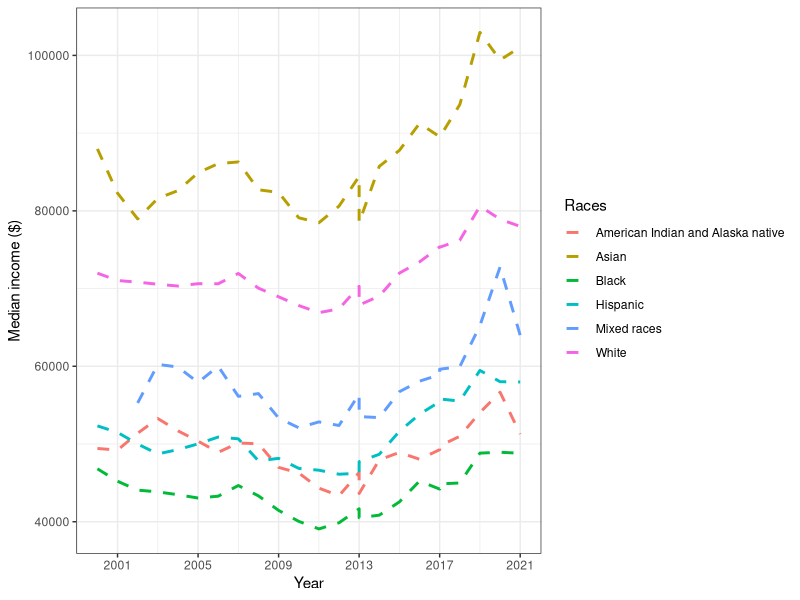
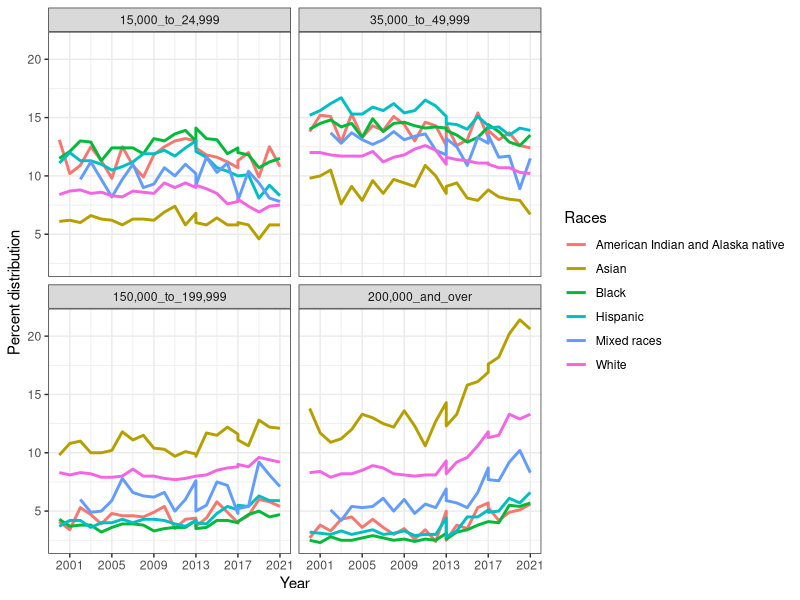
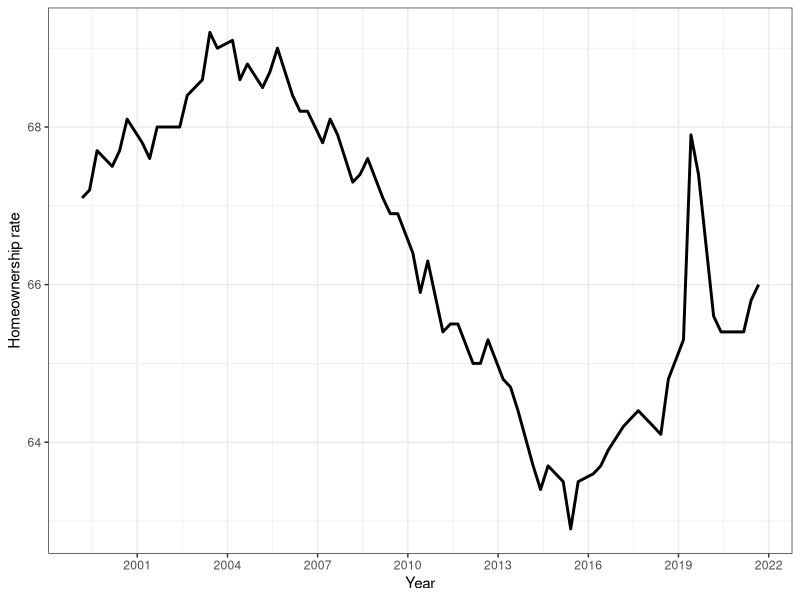
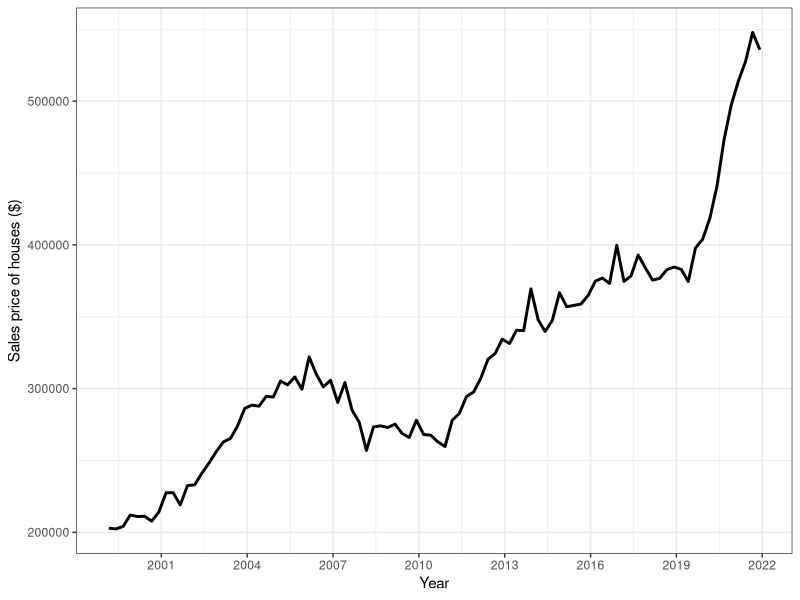

These figures' R source, in order:
## ---- chunk 1
knitr::opts_chunk$set(echo = TRUE)
## ---- chunk 2
rm(list = ls(all.names = TRUE))
cat("\014")
library(skimr)
library(data.table)
library(dplyr)
library(ggplot2)
library(tidyr)
library(kableExtra)
library(readxl)
suppressMessages(library(tidyverse))
suppressPackageStartupMessages(library(reshape2))
suppressPackageStartupMessages(library(scales))
suppressPackageStartupMessages(library(dplyr))
library(ggplot2)
options(scipen = 999)
library(zoo)
## ---- chunk 3
income = fread('tableA2.csv')
income$Number_thousands = as.numeric(income$Number_thousands)
income$Median_income = as.numeric(income$Median_income)
income$Margin_of_error_for_median = as.numeric(income$Margin_of_error_for_median)
income$Mean_income = as.numeric(income$Mean_income)
income$Margin_of_error_for_mean = as.numeric(income$Margin_of_error_for_mean)
i= income %>% 
  select(-Margin_of_error_for_median, -Margin_of_error_for_mean) %>% 
  na.omit()  
#skim (i)
## ---- chunk 4
income = fread('tableA2.csv') %>% 
  tibble 
df= income %>% 
  select(-Margin_of_error_for_median, -Margin_of_error_for_mean) %>% 
  na.omit() %>% 
  filter(!Races=='Blackd', !Races =='Asiand', !Races == 'Whited', !Races=='All races', !Races=='American Indian and Alaska native comb') %>% 
  filter(between(Year, 2000,2021))
ggplot(df, aes (Year, Median_income, color=Races)) +
         geom_line(linetype='dashed', size=1)+
         theme_bw() +
         labs(x = "Year", y = "Median income ($)", fill="Races") +
         scale_x_continuous(breaks=seq(1993,2021,by=4))+
         scale_fill_brewer(palette = "Set2")
## ---- chunk 5
year93 = df %>% 
  select(Year, Median_income, Races) %>% 
  filter(Year==2000) 
year21 = df %>% 
  select(Year, Median_income, Races) %>% 
  filter(Year==2021)
final = full_join(year93,year21, by = "Races" )
final %>% 
  mutate('Median income increase' = round ((Median_income.y - Median_income.x)/(2021-2000), digits=0)) %>% 
  select(Races,'Median income increase')  %>% 
  filter (!Races=='Mixed races') %>% 
  kable(align=rep('c', 3), format = "pandoc", booktabs = TRUE, caption = "Real median income increase between 2000-2021 (slope of the lines) for each race", escape = FALSE)
## ---- chunk 6
dfl = pivot_longer(df, cols = c('15,000_to_24,999' , '35,000_to_49,999', '150,000_to_199,999',  '200,000_and_over'))
dfl$name= as.factor(dfl$name)
ggplot(dfl, aes (Year, value, color=Races)) +
         facet_wrap(~factor(name, levels = c('15,000_to_24,999', '35,000_to_49,999', '150,000_to_199,999', '200,000_and_over')))+
         geom_line(size=1)+
         theme_bw() +
         scale_x_continuous(breaks=seq(1993,2021,by=4))+
         labs(x = "Year", y = "Percent distribution", fill="Races") 
## ---- chunk 7
home = read.csv('home.csv')
home$DATE = strptime(as.character(home$DATE), "%m/%d/%Y") %>% 
  as.Date((home$DATE), format = "%d-%m-%y")
home %>% 
  filter(DATE>'1999-07-01') %>% 
  ggplot(aes (DATE, Percent)) +
         geom_line(size=1)+
         theme_bw() +
         labs(x = "Year", y = "Homeownership rate") +
         scale_x_date(date_breaks = "36 months", date_labels = "%Y")+
         scale_fill_brewer(palette = "Set2")
## ---- chunk 8
home_price = read.csv('home_price.csv')
home_price$Date = strptime(as.character(home_price$Date), "%m/%d/%Y") %>% 
  as.Date((home_price$Date), format = "%d-%m-%y")
home_price %>% 
  filter(Date>'1999-10-01') %>% 
  ggplot(aes (Date, Price)) +
         geom_line(size=1)+
         theme_bw() +
         labs(x = "Year", y = "Sales price of houses ($)") +
         scale_x_date(date_breaks = "36 months", date_labels = "%Y")+
         scale_fill_brewer(palette = "Set2")
## ---- chunk 9
df=read.csv("Project.csv")
kable(df, align = "l")|>
 column_spec(1, width = "3cm")|>
 column_spec(2, width = "4cm")|>
 column_spec(3, width = "10cm")
